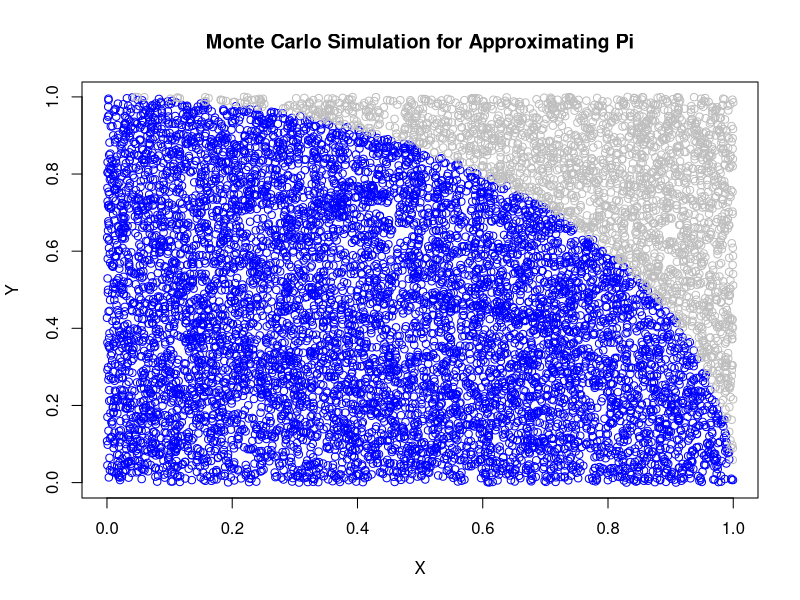
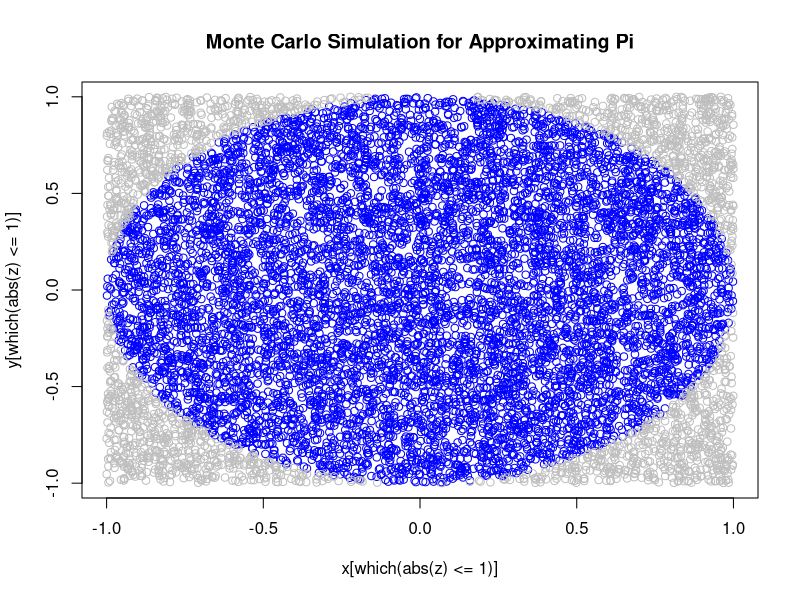
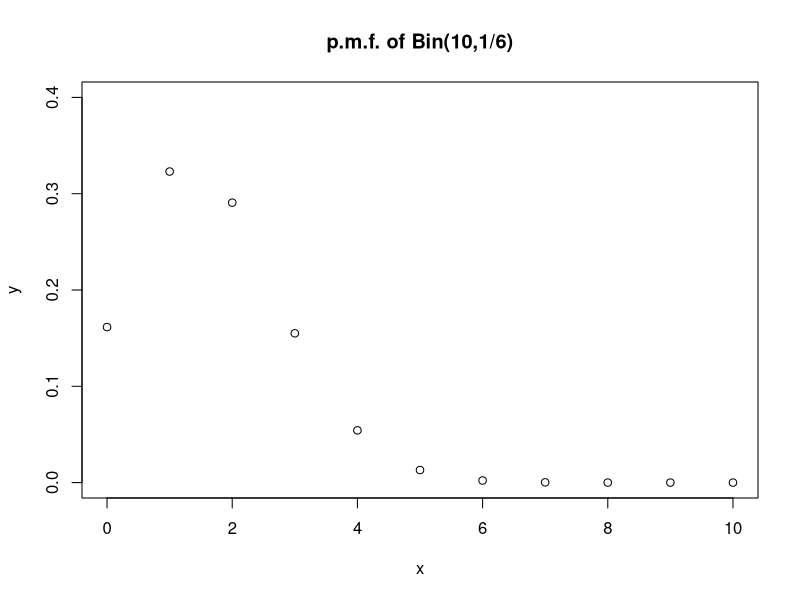
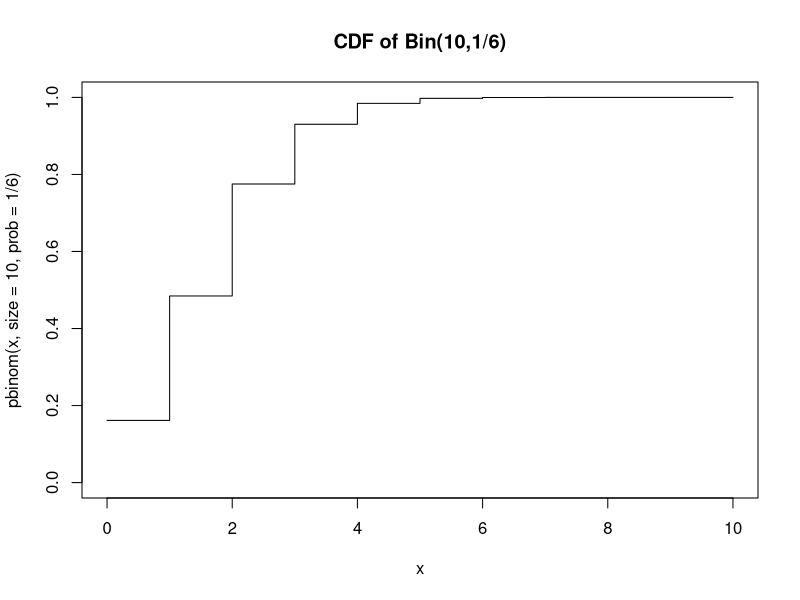

Write the R code that produced these figures, in order. (Note: this script raises an error after producing the figures.)
##Monte Carlo Simulation
rm(list = ls())
#simulate the dice-roll game
#the expected value of the number come up after rolling a faire dice is:
sum(1:6*(1/6)) #理論值 -> 但實際值不總是理論值 ->如何模擬出來？

#roll a fair dice n times
sample(1:6, size = 1, replace = T)
sample(1:6, size = 10, replace = T)
mean(sample(1:6, size = 10, replace = T))
mean(sample(1:6, size = 1000, replace = T))
mean(sample(1:6, size = 100000, replace = T)) #getting closer and closer
mean(replicate(100000, sample(1:6, size = 1, replace = T))) #an equivalent expression, but minor difference in performance

#Some values are stationary if we try to repeat the process of getting that value for nearly infinity times.
#We have not yet talked about the theory behind it, let's just take this kind of phenomenon as granted.

#Approximating Pi
#want to know pi...
#Recall the definition of Pi: the ratio of a circle's circumference to its diameter
#We can derive Pi from some crazing things such as Polygon approximation, or some infinite series or fractions...
#These are indeed the true formula with infinite terms for calculating Pi.
#Given all the truths above, we get our formula for areas of circle: Pi*r^2

#Let's mess up this formula with probability...
#Say we have a square and a quarter circle inside it.
#Ref: https://helloacm.com/r-programming-tutorial-how-to-compute-pi-using-monte-carlo-in-r/
# both x and y contains now 100000 random numbers
x=runif(10000) #We just randomly distribute the points inside the square on X-Y plane
y=runif(10000)
z=sqrt(x^2+y^2)
# The following returns the indices vector when z is less or equal than 1
which(z<=1)
length(which(z<=1))*4/length(z) #
plot(x[which(z<=1)],y[which(z<=1)],xlab="X",ylab="Y",main="Monte Carlo Simulation for Approximating Pi", col = 'blue')
points(x[which(z>1)],y[which(z>1)],col='gray')

#Same thing for the whole circle
x = runif(10000, -1, 1)
y = runif(10000, -1, 1)
z=sqrt(x^2+y^2)
abs(z) <= 1
length(which(abs(z) <= 1))*4/length(z)
plot(x[which(abs(z)<=1)], y[which(abs(z)<=1)], main = 'Monte Carlo Simulation for Approximating Pi', type = 'p', col = 'blue')
points(x[which(abs(z)>1)], y[which(abs(z)>1)], col = 'gray')

#In Class Practices (Are Left in Optional Lecture Videos)
#Back to rolling a dice
#define a function that give us the number after rolling a n sided dice once
dice = function(sides = numeric(), times = numeric()){
  sample(1:sides, size = times, replace = T)
}

#令X為一隨機變數，表示擲一枚公正骰子十次且點數為5的次數
#How does X distribute? What is E(X)?
#In L1, we know that X~Bin(n = 10, p = 1/6), so we can response the above question theoretically
x = 0:10 #可能沒有出現半個5，也可能10次都是5
y = dbinom(x, size = 10, prob = 1/6)
plot(x, y, main = 'p.m.f. of Bin(10,1/6)', ylim = c(0,.4)) #只有一次是5的機率最高
plot(x, pbinom(x, size = 10, prob = 1/6), type = 's', main = 'CDF of Bin(10,1/6)', ylim = c(0,1))
#E(X) = n*p = 10/6 = 1.6667
#也就是平均而言，每擲十次骰子，只會有1.6667次出現5

#If we don't know the theoretical mean...Use simulation!
#那我就擲好幾組十次骰子，看看每組出現5的次數是多少，有幾組就有幾個次數
dice_num = dice(6,10)
dice_num == 5
sum(dice_num == 5) #得到一個「次數」
#重複以上三行很多次，以得到進似的「期望次數」

mat = replicate(n = 1000, dice(6,10)) #create a matrix
count = c()
for(i in 1:1000){
  count = rbind(count, sum(mat[,i] == 5))
}
count
mean(count) #給了我平均而言，擲10次骰子會有這樣多次出現5

#為了不把事情複雜化...
#令X為一隨機變數，表示擲一枚公正骰子一次的點數
#How does X distribute? What is E(X)?
#Does X~Bin anymore? No
#If we don't know the theoretical mean...Use simulation!
#那我就擲好幾次骰子，看看每次出現的點數是多少
dice_num = dice(6,1)
dice_num #重複很多次就可以告訴我E(X)：平均而言，擲1次骰子會出現`dice_num`點

#重複十萬次擲一次骰子的試驗，看看這十萬個點數有幾個1點、幾個2點，...到幾個6點
set.seed(1234)
dice_num = replicate(n = 100000, expr = dice(6,1))
#用古典機率的定義：機率為樣本空間的大小分之事件的大小
count = c()
for(i in 1:6){
  count = c(count, sum(dice_num == i))
}
View(count)
barplot(count, names.arg = c(1,2,3,4,5,6), ylab = 'Frequency', xlab = 'Outcome of dice roll')
#E(X) = ∑x*P(X = x)
p_dice = count/100000
expected_dice = 1*p_dice[1]+2*p_dice[2] +3*p_dice[3]+4*p_dice[4]+5*p_dice[5]+6*p_dice[6]

mean(dice_num) #Tells me E(X) = 3.5
#When the mechanism behind the random process is discrete uniform, then I can use `mean()`
expected_dice-mean(dice_num)==0 #still has minor difference

#Try the following...
#Let X be a r.v. represents the sum of the number of rolling a fair dice 10 times
#What is E(X)?
mean(replicate(n = 1000, sum(dice(6,10))))
#Why it equals to 10 times the above result?
